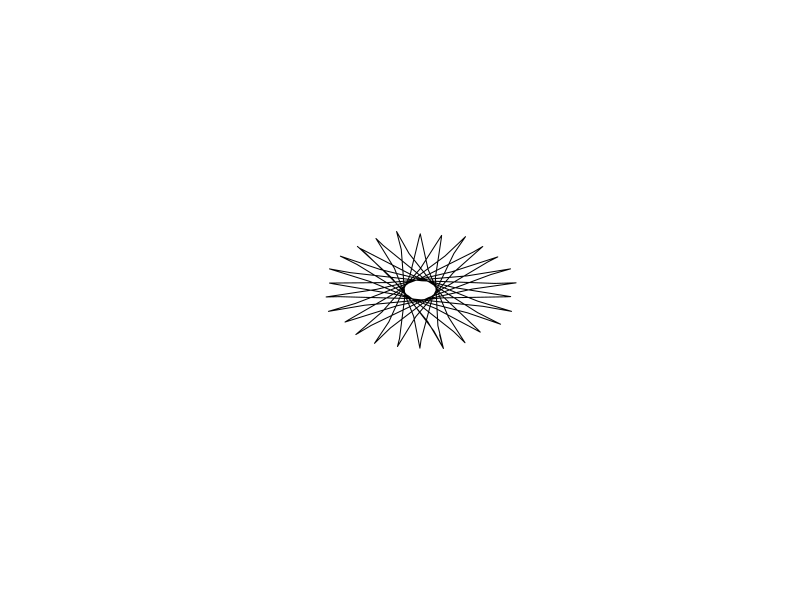
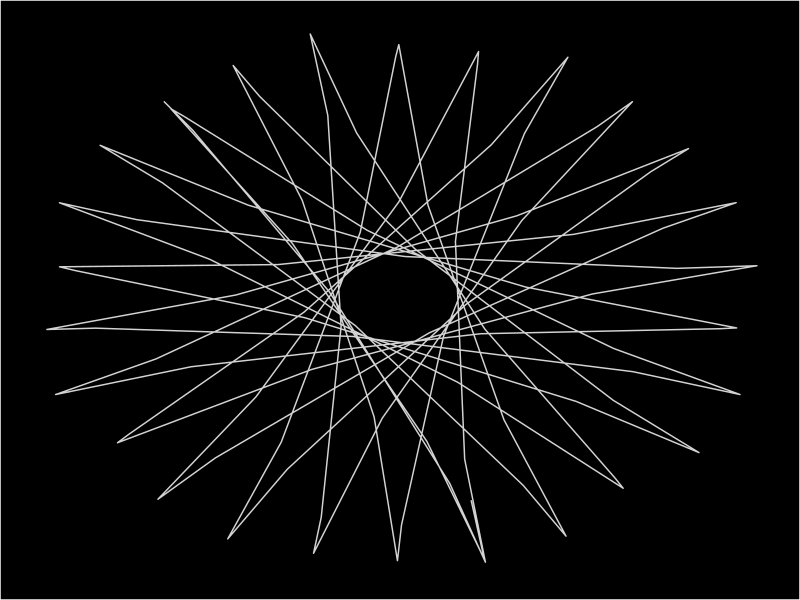

The R source for these figures, in order:
## https://cdr6934.medium.com/how-i-used-excel-to-create-abstract-album-artwork-fee740d4414f
library(tidyverse)
valX <- function(t,a,b){ ( (a-b) * cos(t) ) + b*cos(t* ((a/b)-1))}
valY <- function(t,a,b){ ( (a-b) * sin(t) ) + b*sin(t* ((a/b)-1))}

x = c()
y = c()

a=4
b=15
for (t in seq(1,100,1)){
  x <- c(x,valX(t,a,b))
  y <- c(y,valY(t,a,b))
}

pltLimit <- 83
plot(0, 0,
     xlim=c(-pltLimit,pltLimit),
     ylim=c(-pltLimit,pltLimit),
     col = "transparent", xlab = "", ylab = "", axes=F)
out <- data.frame( cbind(x,y))
lines(out)
head(out)

ggplot(out,aes(x=x,y=y)) +
  geom_path(color='lightgray') +
  theme(
    axis.ticks =   element_blank(),
    axis.text =    element_blank(),
    axis.title =   element_blank(),
    panel.grid.major = element_blank(),
    panel.grid.minor = element_blank(),
    plot.background=element_rect(fill = "black"),
    panel.background = element_rect(fill = 'black'))